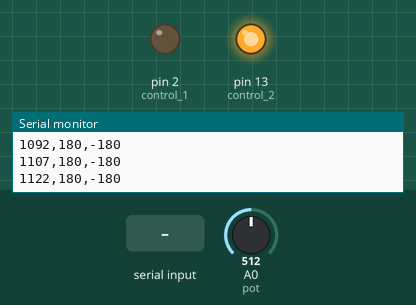
Simulated run of this sketch. Board: Arduino Uno, built with avr-gcc and run on an emulated ATmega328P. On the bench: output pins drawn as LEDs (lit = HIGH), the last lines printed to the serial monitor. Inputs (shaded band) come from the test bench; at power-on: A0 (pot) = 512.

Above: at 1.2 s.
1.3 s: A0 (pot) set to 500
At 1.7 s:
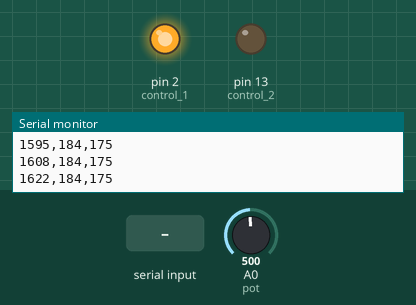
2.8 s: "s90\n" received over Serial
At 3.5 s:
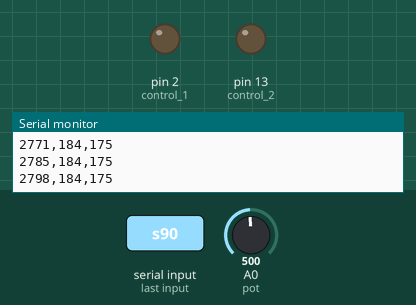
5.3 s: "c,45\n" received over Serial
At 7.2 s:
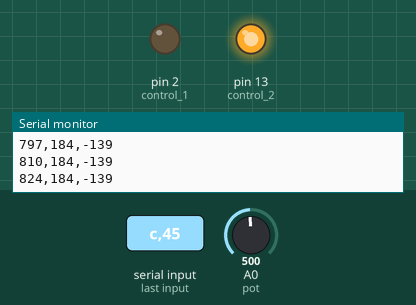
7.8 s: "s,45\n" received over Serial
At 9.4 s:
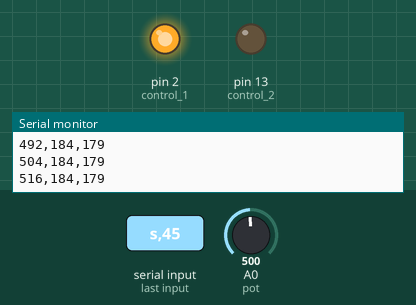
10.3 s: A0 (pot) set to 511
At 10.7 s:
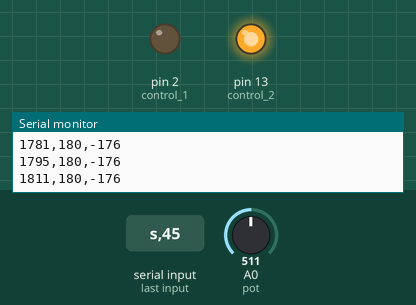
Timing chart, 0 to 13.3 s (numbered marks = the images above; inputs shaded):
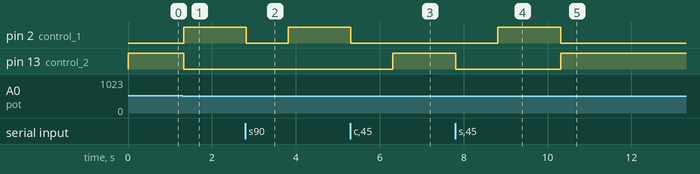

The sketch:

Motor_Postion_Control_Updated.ino
```cpp
int control_1 = 2;  //PWM Pin 2 - Forward
int control_2 = 13;  //PWN Pin 3 - Backward

int pot = 0;        //Analog Read pin 0

int set_point = 0;  //Set point in degrees
long error = 0;

float kp = 25;      //Proportional Coeff
float kd = 5;     //Differential Coeff
float ki = 0.001;   //Integration Coeff

float prev = 0;         //Previous error value
float integrate = 0;  //Integrated value
float valRead = 0;      //Value read
float potPos = 0;       //Position by the potentiometer

unsigned long startTime;
char start;

void setup() {
  // put your setup code here, to run once:
  Serial.begin(9600);
  pinMode(control_1, OUTPUT);
  pinMode(control_2, OUTPUT);
}

void loop() {
  /*
  // put your main code here, to run repeatedly:
  byte duty = 255;
  analogWrite(control_1, duty);
  analogWrite(control_2, 0);
  while(true){
    Serial.println(float(analogRead(pot))*360/1023);
    if(Serial.available())
    {
      char stop= Serial.read();
      if (stop == 's')
      {
        analogWrite(control_1, 0);
        while(true)
        {
          if(Serial.available())
          {
            char stop = Serial.read();
            if (stop == 's')
            {
              analogWrite(control_1, duty);
              break;
            }
          }
        }
      }
    }
  }
  */
  //To read a change in set point
  if(Serial.available())
  {
    //Read whether to start or not
    start = (Serial.read());

    if( start == 's'){
      //Stop the motor
      analogWrite(control_1, 0);
      analogWrite(control_2, 0);

      //Wait for it to stop
      delay(1000);

      set_point = int(540 - float(analogRead(pot))/1024*360)%360;
      Serial.print("New set point ");
      Serial.println(set_point, DEC);
      integrate = 0;

      //Reset Start Time
      startTime = millis();
    }
    else if ( start == 'c'){
      while (!Serial.available());
      set_point = Serial.parseInt();
      //Stop the motor
      analogWrite(control_1, 0);
      analogWrite(control_2, 0);

      //Wait for it to stop
      delay(1000);

      Serial.print("New set point ");
      Serial.println(set_point, DEC);
      integrate = 0;

      //Reset Start Time
      startTime = millis();
    }
  }

  //Read potentiometer value
  potPos = (360 - float(analogRead(pot))/1024*360);

  //Print value read
  Serial.print(millis() - startTime, DEC);
  Serial.print(',');
  //Serial.print(set_point);
  //Serial.print(',');
  Serial.print(int(potPos), DEC);

  potPos = (set_point > potPos) ? (set_point - potPos) : ((set_point - potPos) + 360);  // Gives the anti-clockwise direction angle(considered negative in the next statement)
  valRead = (potPos < 360 - potPos) ? (potPos) : (potPos - 360);                        //360 - potPos gives the clockwise direction angle

  //Calculate errors
  integrate += valRead;
  error = kp*valRead + kd*(valRead - prev) + ki*integrate;
  prev = valRead; // Used for differential
  Serial.print(',');
  Serial.print(int(valRead));
  //Provide it to the motor

  if (error > 0){ // Positive error
    //Serial.print("Positive ");
    analogWrite(control_1, min(error, 255));
    analogWrite(control_2, 0);
  }
  else{           // Negative Error
    //Serial.print("Negative ");
    analogWrite(control_1, 0);
    analogWrite(control_2, min((-1)*error,255));
  }
  Serial.print('\n');
  //analogWrite(control_1, 255);
  //analogWrite(control_2, 0);
}
```

Measured:
- the behaviour switches between 512 and 511 on A0 (pot) (found by bisection; images 0 and 1)
- after the input at 1.3 s, pin 2 (control_1): LOW → HIGH at once; pin 13 (control_2): HIGH → LOW at once
- after the input at 2.8 s, pin 2 (control_1): HIGH → LOW at once, → HIGH 1.0 s later
- after the input at 5.3 s, pin 2 (control_1): HIGH → LOW at once; pin 13 (control_2): LOW → HIGH after 1.0 s
- after the input at 7.8 s, pin 2 (control_1): LOW → HIGH after 1.0 s; pin 13 (control_2): HIGH → LOW at once
- after the input at 10.3 s, pin 2 (control_1): HIGH → LOW at once; pin 13 (control_2): LOW → HIGH at once
